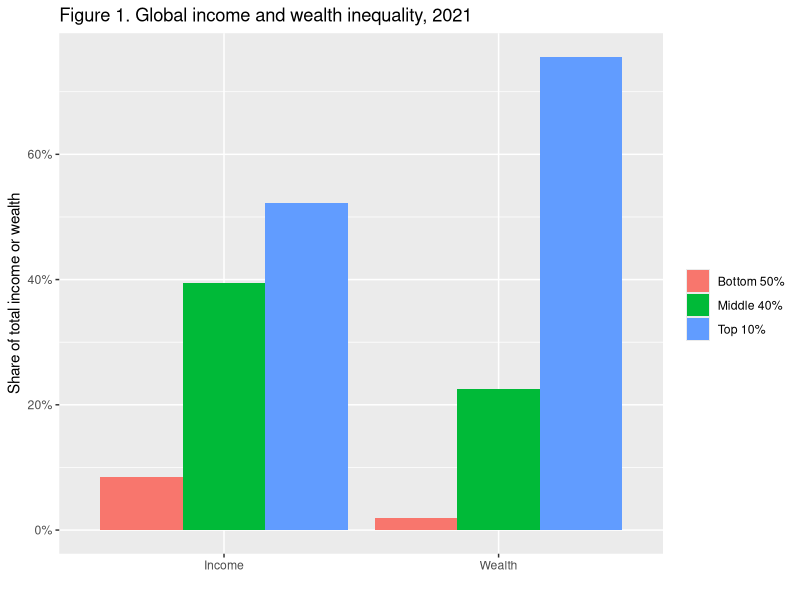
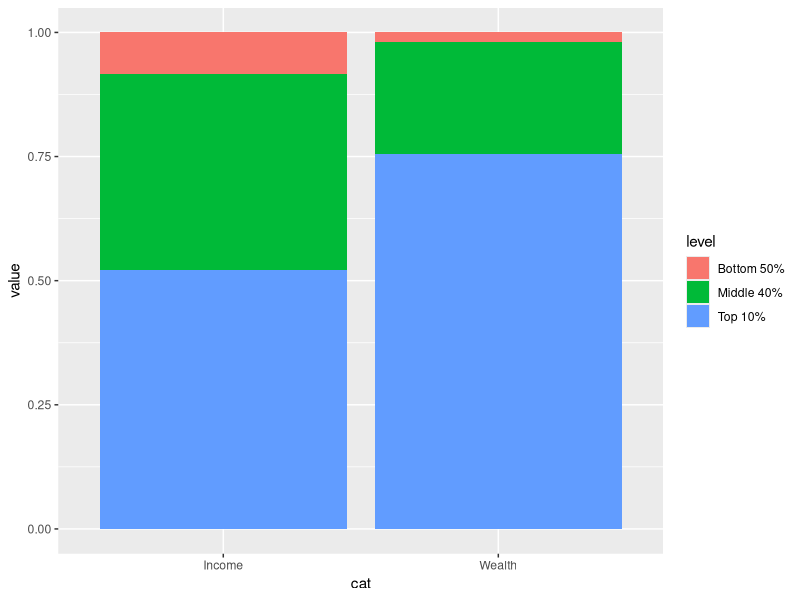
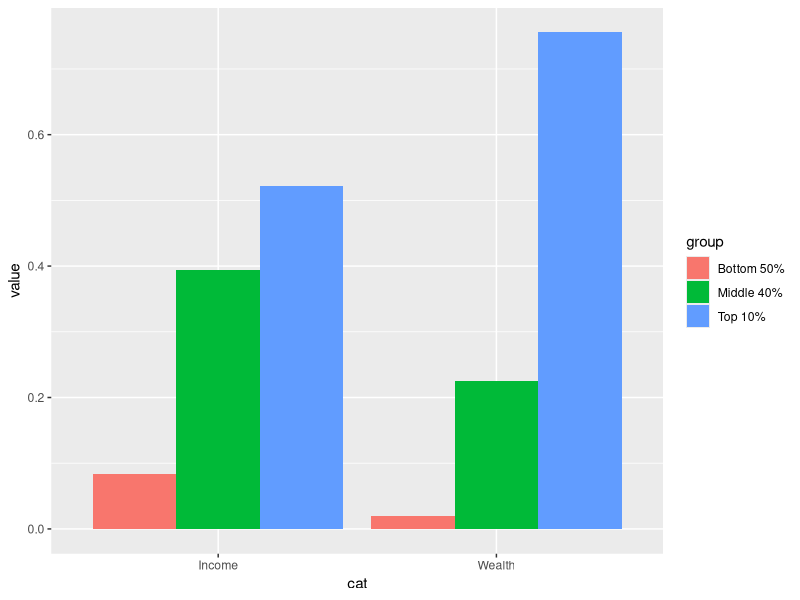
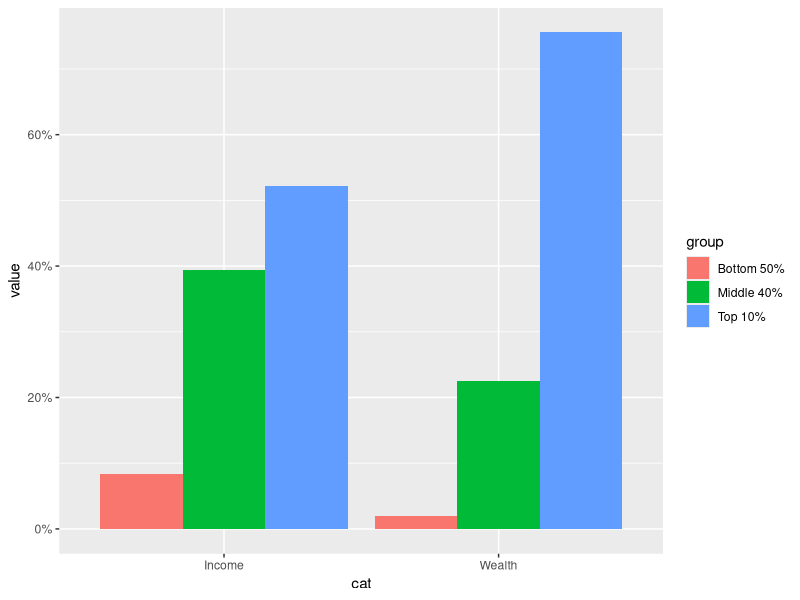
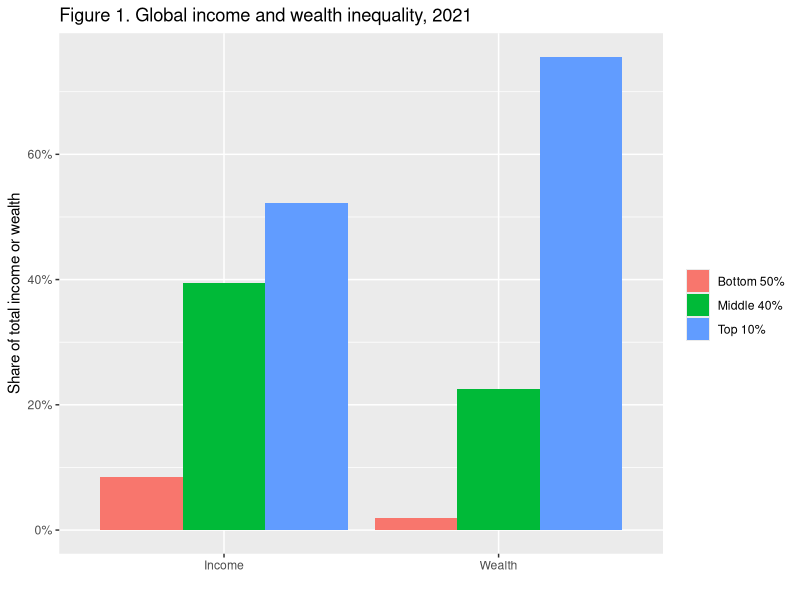
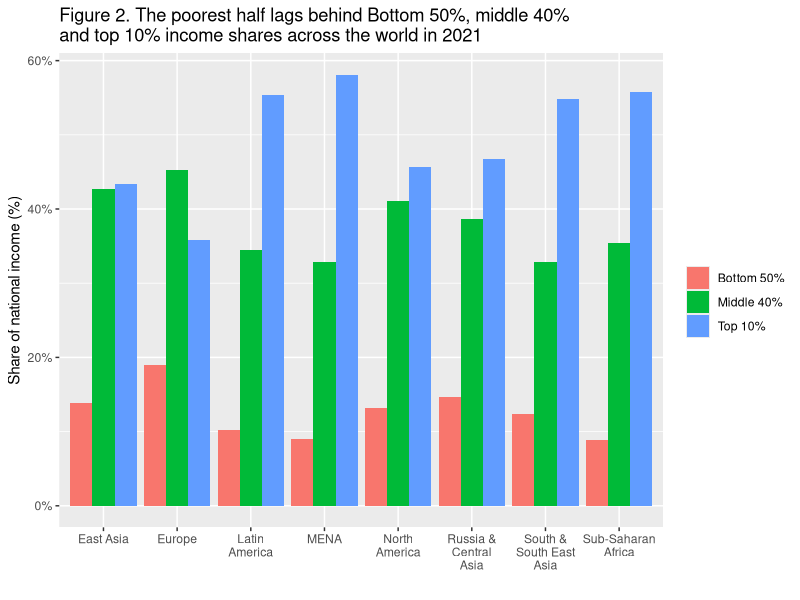
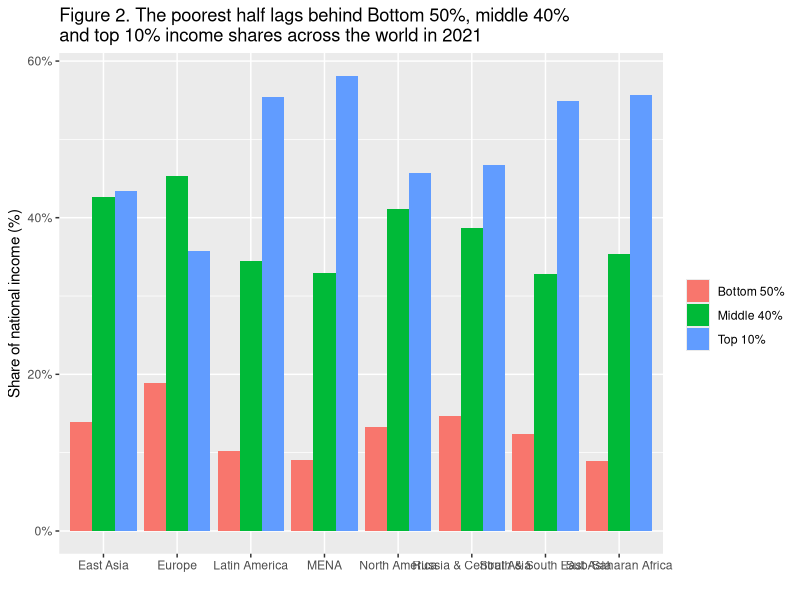
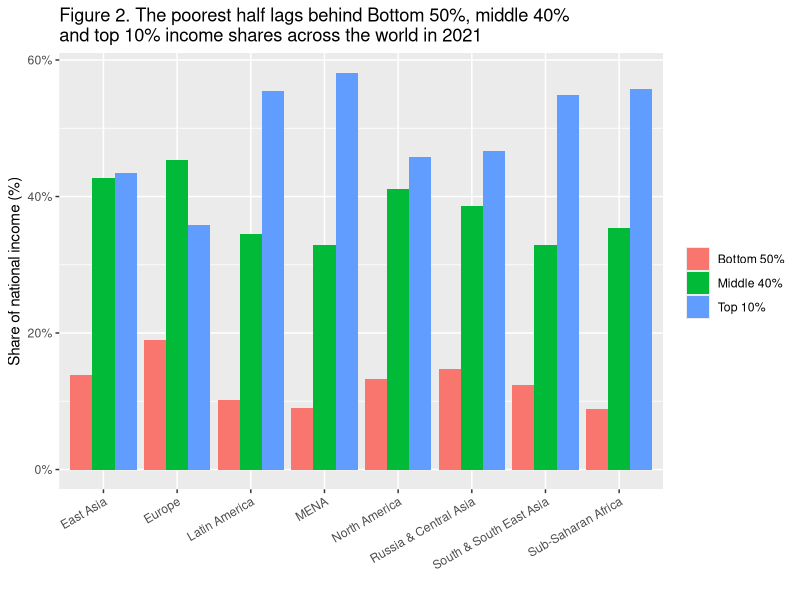

Recreate these plots in R, in order. (Note: this script raises an error after producing the figures.)
## ---- chunk 1
library(tidyverse)
library(readxl)
## ---- chunk 2
summary_sheets <- excel_sheets("data/WIR2022TablesFigures-Summary.xlsx")
summary_sheets
## ---- chunk 3
df_index <- read_excel("data/WIR2022TablesFigures-Summary.xlsx", sheet = "Index")
df_index
## ---- chunk 4
df_f1 <- read_excel("data/WIR2022TablesFigures-Summary.xlsx", sheet = "data-F1")
df_f1
## ---- chunk 5
df_f1 %>% select(cat = ...1, 2:4) %>%
  pivot_longer(2:4, names_to = "group", values_to = "value") %>%
  ggplot(aes(x = cat, y = value, fill = group)) +
  geom_col(position = "dodge") + 
  scale_y_continuous(labels = scales::percent_format(accuracy = 1)) +
  labs(title = "Figure 1. Global income and wealth inequality, 2021",
       x = "", y = "Share of total income or wealth", fill = "")
## ---- chunk 6
df_f1 %>% select(cat = ...1, 2:4) %>%
  pivot_longer(2:4, names_to = "group", values_to = "value")
## ---- chunk 7
df_f1 %>% select(cat = ...1, 2:4) %>%
  pivot_longer(2:4, names_to = "level", values_to = "value") %>%
  ggplot(aes(x = cat, y = value, fill = level)) +
  geom_col()
## ---- chunk 8
df_f1 %>% select(cat = ...1, 2:4) %>%
  pivot_longer(2:4, names_to = "group", values_to = "value") %>%
  ggplot(aes(x = cat, y = value, fill = group)) +
  geom_col(position = "dodge")
## ---- chunk 9
df_f1 %>% select(cat = ...1, 2:4) %>%
  pivot_longer(2:4, names_to = "group", values_to = "value") %>%
  ggplot(aes(x = cat, y = value, fill = group)) +
  geom_col(position = "dodge") + 
  scale_y_continuous(labels = scales::percent_format(accuracy = 1))
## ---- chunk 10
df_f1 %>% select(cat = ...1, 2:4) %>%
  pivot_longer(2:4, names_to = "group", values_to = "value") %>%
  ggplot(aes(x = cat, y = value, fill = group)) +
  geom_col(position = "dodge") + 
  scale_y_continuous(labels = scales::percent_format(accuracy = 1)) +
  labs(title = "Figure 1. Global income and wealth inequality, 2021",
       x = "", y = "Share of total income or wealth", fill = "")
## ---- chunk 11
df_f2 <- read_excel("data/WIR2022TablesFigures-Summary.xlsx", sheet = "data-F2")
df_f2
## ---- chunk 12
df_f2 %>% pivot_longer(3:5, names_to = "level", values_to = "value") %>%
  ggplot(aes(x = iso, y = value, fill = level)) +
  geom_col(position = "dodge") + 
  scale_x_discrete(labels = function(x) stringr::str_wrap(x, width = 10)) +
  scale_y_continuous(labels = scales::percent_format(accuracy = 1)) +
  labs(title = "Figure 2. The poorest half lags behind Bottom 50%, middle 40% \nand top 10% income shares across the world in 2021",
       x = "", y = "Share of national income (%)", fill = "")
## ---- chunk 13
df_f2 %>% pivot_longer(3:5, names_to = "level", values_to = "value")
## ---- chunk 14
df_f2 %>% pivot_longer(3:5, names_to = "level", values_to = "value") %>%
  ggplot(aes(x = iso, y = value, fill = level)) +
  geom_col(position = "dodge") + 
  scale_y_continuous(labels = scales::percent_format(accuracy = 1)) +
  labs(title = "Figure 2. The poorest half lags behind Bottom 50%, middle 40% \nand top 10% income shares across the world in 2021",
       x = "", y = "Share of national income (%)", fill = "")
## ---- chunk 15
df_f2 %>% pivot_longer(3:5, names_to = "level", values_to = "value") %>%
  ggplot(aes(x = iso, y = value, fill = level)) +
  geom_col(position = "dodge") + 
  theme(axis.text.x = element_text(angle = 30, vjust = 1, hjust=1)) + 
  scale_y_continuous(labels = scales::percent_format(accuracy = 1)) +
  labs(title = "Figure 2. The poorest half lags behind Bottom 50%, middle 40% \nand top 10% income shares across the world in 2021",
       x = "", y = "Share of national income (%)", fill = "")
## ---- chunk 16
df_f3 <- read_excel("data/WIR2022TablesFigures-Summary.xlsx", sheet = "data-F3")
df_f3
## ---- chunk 17
df_f4 <- read_excel("data/WIR2022TablesFigures-Summary.xlsx", sheet = "data-F4")
df_f4
## ---- chunk 18
df_f4 %>% pivot_longer(3:5, names_to = "level", values_to = "value") %>%
  ggplot(aes(x = iso, y = value, fill = level)) +
  geom_col(position = "dodge") + 
  scale_x_discrete(labels = function(x) stringr::str_wrap(x, width = 10)) +
  scale_y_continuous(labels = scales::percent_format(accuracy = 1)) +
  labs(title = "Figure 4. The extreme concentration of capital: \nwealth inequality across the world, 2021",
       x = "", y = "Share of national wealth (%)", fill = "")
## ---- chunk 19
df_f5 <- read_excel("data/WIR2022TablesFigures-Summary.xlsx", sheet = "data-F5")
df_f5
## ---- chunk 20
df_f5 %>% select(year = y, ratio = t10b50) %>%
  ggplot(aes(x = year, y = ratio)) + 
  lims(y = c(10,70)) + 
  stat_smooth(span = 0.25, se = FALSE) + 
  scale_x_continuous(breaks = round(seq(1820, 2020, by = 20),1)) + 
  labs(title = "Figure 5. Global income inequality:T10/B50 ratio, 1820-2020", 
       x = "", y = stringr::str_wrap("Ratio of top 10% average income to bottom 50% average income", width = 35)) +
  annotate("text", x = 1840, y = 32, label = stringr::str_wrap("1820: average income of the global top 10% is 18x higher than average income of the bottom 50%", width = 20), size = 3) + 
  annotate("text", x = 1910, y = 49, label = stringr::str_wrap("1910: average income of the global top 10% is 41x higher than average income of the bottom 50%", width = 20), size = 3) +
    annotate("text", x = 1980, y = 60, label = stringr::str_wrap("1980: average income of the global top 10% is 53x higher than average income of the bottom 50%", width = 20), size = 3) +
    annotate("text", x = 2010, y = 32, label = stringr::str_wrap("2020: average income of the global top 10% is 38x higher than average income of the bottom 50%", width = 20), size = 3)
## ---- chunk 21
df_f5 %>% select(year = y, ratio = t10b50) %>%
  ggplot(aes(x = year, y = ratio)) + 
  geom_line() +
  labs(title = "Figure 5. Global income inequality:T10/B50 ratio, 1820-2020", 
       x = "", y = stringr::str_wrap("Ratio of top 10% average income to bottom 50% average income", width = 35))
## ---- chunk 22
df_f5 %>% select(year = y, ratio = t10b50) %>%
  ggplot(aes(x = year, y = ratio)) +
  geom_line() +
  geom_smooth(method = "loess", se = FALSE) + 
  labs(title = "Figure 5. Global income inequality:", 
       subtitle = "T10/B50 ratio, 1820-2020",
       x = "", y = "Ratio of top 10% average income to bottom 50% average income")
## ---- chunk 23
df_f5 %>% select(year = y, ratio = t10b50) %>%
  ggplot(aes(x = year, y = ratio)) +
  stat_smooth(method = "gam", formula = y ~ s(x, k = 24), se = FALSE) + 
  scale_x_continuous(breaks = round(seq(min(df_f5$y), max(df_f5$y), by = 20),1)) + 
  labs(title = "Figure 5. Global income inequality:T10/B50 ratio, 1820-2020", 
       x = "", y = stringr::str_wrap("Ratio of top 10% average income to bottom 50% average income", width = 35))
## ---- chunk 24
df_f5 %>% select(year = y, ratio = t10b50) %>%
  ggplot(aes(x = year, y = ratio)) +
  geom_point() +
  geom_smooth(method = "lm", formula = y ~ poly(x, 6), se = FALSE) + 
  labs(title = "Figure 5. Global income inequality:", 
       subtitle = "T10/B50 ratio, 1820-2020",
       x = "", y = stringr::str_wrap("Ratio of top 10% average income to bottom 50% average income", width = 35))
## ---- chunk 25
df_f6 <- read_excel("data/WIR2022TablesFigures-Summary.xlsx", sheet = "data-F6")
df_f6
## ---- chunk 26
df_f6 %>% select(year = "...1", 2:3) %>%
  pivot_longer(cols = 2:3, names_to = "type", values_to = "value") %>%
  mutate(types = factor(type, levels = c("Within-country inequality", "Between-country inequality"))) %>%
  ggplot(aes(x = year, y = value, fill = types)) +
  geom_area() +
  scale_y_continuous(labels = scales::percent_format(accuracy = 1)) +
  scale_x_continuous(breaks = round(seq(1820, 2020, by = 20),1)) + 
  scale_fill_manual(values=rev(scales::hue_pal()(2)), labels = function(x) str_wrap(x, width = 15)) +
  labs(title = "Figure 6. Global income inequality: \nBetween vs. within country inequality (Theil index), 1820-2020",
       x = "", y = "Share of global inequality (% of total Theil index)", fill = "") + 
  annotate("text", x = 1850, y = 0.28, label = stringr::str_wrap("1820: Between country inequality represents 11% of global inequality", width = 20), size = 3) + 
  annotate("text", x = 1980, y = 0.70, label = stringr::str_wrap("1980: Between country inequality represents 57% of global inequality", width = 20), size = 3) +
    annotate("text", x = 1990, y = 0.30, label = stringr::str_wrap("2020: Between country inequality represents 32% of global inequality", width = 20), size = 3)
## ---- chunk 27
df_f6 %>% select(year = "...1", 2:3) %>%
  pivot_longer(cols = 2:3, names_to = "type", values_to = "value") %>%
  mutate(types = factor(type, levels = c("Within-country inequality", "Between-country inequality"))) %>%
  ggplot(aes(x = year, y = value, fill = types)) +
  geom_area() +
  scale_y_continuous(labels = scales::percent_format(accuracy = 1)) +
  scale_x_continuous(breaks = round(seq(1820, 2020, by = 20),1)) + 
  scale_fill_manual(values=rev(scales::hue_pal()(2))) +
  labs(title = "Figure 6. Global income inequality: \nBetween vs. within country inequality (Theil index), 1820-2020",
       x = "", y = "Share of global inequality (% of total Theil index)", fill = "") + 
  annotate("text", x = 1850, y = 0.28, label = stringr::str_wrap("1820: Between country inequality represents 11% of global inequality", width = 20), size = 3) + 
  annotate("text", x = 1980, y = 0.70, label = stringr::str_wrap("1980: Between country inequality represents 57% of global inequality", width = 20), size = 3) +
    annotate("text", x = 1990, y = 0.30, label = stringr::str_wrap("2020: Between country inequality represents 32% of global inequality", width = 20), size = 3) +
  theme(legend.position="bottom")
## ---- chunk 28
df_f6 %>% select(year = "...1", 2:3) %>%
  pivot_longer(cols = 2:3, names_to = "type", values_to = "value") %>%
  ggplot(aes(x = year, y = value, fill = type)) +
  geom_area() +
  scale_y_continuous(labels = scales::percent_format(accuracy = 1)) +
  labs(title = "Figure 6. Global income inequality: \nBetween vs. within country inequality (Theil index), 1820-2020",
       x = "", y = "Share of global inequality (% of total Theil index)")
## ---- chunk 29
df_f6 %>% select(year = "...1", 2:3) %>%
  pivot_longer(cols = 2:3, names_to = "type", values_to = "value") %>%
  mutate(types = factor(type, levels = c("Within-country inequality", "Between-country inequality"))) %>%
  ggplot(aes(x = year, y = value, fill = types)) +
  geom_area() +
  scale_y_continuous(labels = scales::percent_format(accuracy = 1)) +
  scale_x_continuous(breaks = round(seq(1820, 2020, by = 20),1)) + 
  scale_fill_manual(values=rev(scales::hue_pal()(2)), labels = function(x) str_wrap(x, width = 15)) +
  labs(title = "Figure 6. Global income inequality: \nBetween vs. within country inequality (Theil index), 1820-2020",
       x = "", y = "Share of global inequality (% of total Theil index)", fill = "")
## ---- chunk 30
df_f7 <- read_excel("data/WIR2022TablesFigures-Summary.xlsx", sheet = "data-F7")
df_f7
## ---- chunk 31
df_f7 %>% select(year = y, 2:4) %>%
  pivot_longer(cols = 2:4, names_to = "type", values_to = "value") %>%
  ggplot(aes(x = year, y = value, color = type)) +
  stat_smooth(span = 0.25, se = FALSE) +
  scale_x_continuous(breaks = round(seq(1820, 2020, by = 20),1)) +
  scale_y_continuous(labels = scales::percent_format(accuracy = 1)) +
  labs(title = "Figure 7. Global income inequality, 1820-2020", 
       x = "", y = " Share of total world income (%)", color = "") +
  annotate("text", x = 1980, y = 0.20, label = stringr::str_wrap("The global bottom 50% income share remains historically low despite growth in the emerging world in the past decades.", width = 30), size = 3)
## ---- chunk 32
df_f7 %>% select(year = y, 2:4) %>%
  pivot_longer(cols = 2:4, names_to = "type", values_to = "value") 
## ---- chunk 33
df_f7 %>% select(year = y, 2:4) %>%
  pivot_longer(cols = 2:4, names_to = "type", values_to = "value") %>%
  ggplot(aes(x = year, y = value, color = type)) +
  stat_smooth(span = 0.25, se = FALSE) +
  scale_x_continuous(breaks = round(seq(1820, 2020, by = 20),1)) +
  scale_y_continuous(labels = scales::percent_format(accuracy = 1)) +
  labs(title = "Figure 7. Global income inequality, 1820-2020", 
       x = "", y = " Share of total world income (%)", color = "")
## ---- chunk 34
df_f8 <- read_excel("data/WIR2022TablesFigures-Summary.xlsx", sheet = "data-F8")
df_f8
## ---- chunk 35
df_f8 %>% 
  select(year, Germany_public = Germany, Germany_private = 'Germany (private)', 
         Spain_public = Spain, Spain_private = 'Spain (private)', 
         France_public = France, France_private = 'France (private)', 
         UK_public  = UK, UK_private = 'UK (private)', 
         Japan_public = Japan, Japan_private = 'Japan (private)', 
         Norway_public = Norway, Norway_private = 'Norway (private)',
         USA_public = USA, USA_private = 'USA (private)') %>%
  pivot_longer(!year, names_to = c("country",".value"), names_sep = "_") %>%
  pivot_longer(3:4, names_to = "type", values_to = "value") %>%
  ggplot() +
  stat_smooth(aes(x = year, y = value, color = country, linetype = type), span = 0.25, se = FALSE, size=0.75) +
  scale_y_continuous(labels = scales::percent_format(accuracy = 1)) +
  labs(title = "Figure 8. The rise of private versus the decline of public wealth in rich countries, 1970-2020", 
       x = "", y = "wealth as as % of national income", color = "", type = "")
## ---- chunk 36
df_f8 %>% 
  select(year, Germany_public = Germany, Germany_private = 'Germany (private)', 
         Spain_public = Spain, Spain_private = 'Spain (private)', 
         France_public = France, France_private = 'France (private)', 
         UK_public  = UK, UK_private = 'UK (private)', 
         Japan_public = Japan, Japan_private = 'Japan (private)', 
         Norway_public = Norway, Norway_private = 'Norway (private)',
         USA_public = USA, USA_private = 'USA (private)') 
## ---- chunk 37
df_f8 %>% 
  select(year, Germany_public = Germany, Germany_private = 'Germany (private)', 
         Spain_public = Spain, Spain_private = 'Spain (private)', 
         France_public = France, France_private = 'France (private)', 
         UK_public  = UK, UK_private = 'UK (private)', 
         Japan_public = Japan, Japan_private = 'Japan (private)', 
         Norway_public = Norway, Norway_private = 'Norway (private)',
         USA_public = USA, USA_private = 'USA (private)') %>%
  pivot_longer(!year, names_to = c("country",".value"), names_sep = "_") 
## ---- chunk 38
df_f8 %>% 
  select(year, Germany_public = Germany, Germany_private = 'Germany (private)', 
         Spain_public = Spain, Spain_private = 'Spain (private)', 
         France_public = France, France_private = 'France (private)', 
         UK_public  = UK, UK_private = 'UK (private)', 
         Japan_public = Japan, Japan_private = 'Japan (private)', 
         Norway_public = Norway, Norway_private = 'Norway (private)',
         USA_public = USA, USA_private = 'USA (private)') %>%
  pivot_longer(!year, names_to = c("country",".value"), names_sep = "_") %>%
  pivot_longer(3:4, names_to = "type", values_to = "value")
## ---- chunk 39
df_f8 %>% 
  select(year, Germany_public = Germany, Germany_private = 'Germany (private)', 
         Spain_public = Spain, Spain_private = 'Spain (private)', 
         France_public = France, France_private = 'France (private)', 
         UK_public  = UK, UK_private = 'UK (private)', 
         Japan_public = Japan, Japan_private = 'Japan (private)', 
         Norway_public = Norway, Norway_private = 'Norway (private)',
         USA_public = USA, USA_private = 'USA (private)') %>%
  pivot_longer(!year, names_to = c("country",".value"), names_sep = "_") %>%
  pivot_longer(3:4, names_to = "type", values_to = "value") %>%
  ggplot() +
  stat_smooth(aes(x = year, y = value, color = country, linetype = type), span = 0.25, se = FALSE)
## ---- chunk 40
df_f8 %>% 
  select(year, Germany_public = Germany, Germany_private = 'Germany (private)', 
         Spain_public = Spain, Spain_private = 'Spain (private)', 
         France_public = France, France_private = 'France (private)', 
         UK_public  = UK, UK_private = 'UK (private)', 
         Japan_public = Japan, Japan_private = 'Japan (private)', 
         Norway_public = Norway, Norway_private = 'Norway (private)',
         USA_public = USA, USA_private = 'USA (private)') %>%
  pivot_longer(!year, names_to = c("country",".value"), names_sep = "_") %>%
  pivot_longer(3:4, names_to = "type", values_to = "value") %>%
  ggplot() +
  stat_smooth(aes(x = year, y = value, color = country, linetype = type), span = 0.25, se = FALSE, size=0.75) +
  scale_y_continuous(labels = scales::percent_format(accuracy = 1)) +
  labs(title = "Figure 8. The rise of private versus the decline of public wealth in rich countries, 1970-2020", 
       x = "", y = "wealth as as % of national income", color = "", type = "")
## ---- chunk 41
df_f8 %>% 
  pivot_longer(!year, names_to = "group", values_to = "value") %>%
  ggplot() +
  stat_smooth(aes(x = year, y = value, color = group), span = 0.25, se = FALSE, size=0.75) +
  scale_y_continuous(labels = scales::percent_format(accuracy = 1)) +
  labs(title = "Figure 8. The rise of private versus the decline of public wealth in rich countries, 1970-2020", 
       x = "", y = "wealth as as % of national income", color = "")
## ---- chunk 42
df_f9 <- read_excel("data/WIR2022TablesFigures-Summary.xlsx", sheet = "data-F9")
df_f9
## ---- chunk 43
df_f9 %>% select(p, wealth = 'Wealth growth 1995-2021') %>%
  ggplot() +
  stat_smooth(aes(x = p, y = wealth), span = 0.25, se = FALSE) +
#  scale_x_continuous(breaks = round(c(seq(0, 90, by = 10), 99.9, 99.99, 99.999,3))) +
  scale_y_continuous(labels = scales::percent_format(accuracy = 1)) +
  labs(title = "Figure 9. Average annual wealth growth rate, 1995-2021", 
       x = "←1% poorest                               Global wealth group                                 0.001% richest→", y = "Per adult annual growth rate in wealth, net of inflation (%)", color = "")
## ---- chunk 44
df_f10 <- read_excel("data/WIR2022TablesFigures-Summary.xlsx", sheet = "data-F10")
df_f10
## ---- chunk 45
df_f10 %>% 
  select(year, "Global Billionaire Wealth" = bn_hhweal, "Top 0.01%" = top0.1_hhweal) %>%
  pivot_longer(!year, names_to = "group",".value", values_to = "value") %>%
  ggplot() +
  stat_smooth(aes(x = year, y = value, color = group), span = 0.25, se = FALSE) +
  scale_x_continuous(breaks = round(seq(1995, 2020, by = 5),1)) +
  scale_y_continuous(labels = scales::percent_format(accuracy = 1)) +
  scale_color_manual(values=rev(scales::hue_pal()(2))) +
  labs(title = "Figure 10. Extreme wealth inequality: \nthe rise of global billionaires and top 0.01%, 1995-2021", 
       x = "", y = "Share of total household wealth (%)", color = "")
## ---- chunk 46
df_f10 %>% 
  select(year, "Global Billionaire Wealth" = bn_hhweal, "Top 0.01%" = top0.1_hhweal) %>%
  pivot_longer(!year, names_to = "group",".value", values_to = "value")
## ---- chunk 47
df_f10 %>% 
  select(year, "Global Billionaire Wealth" = bn_hhweal, "Top 0.01%" = top0.1_hhweal) %>%
  pivot_longer(!year, names_to = "group",".value", values_to = "value") %>%
  ggplot() +
  stat_smooth(aes(x = year, y = value, color = group), span = 0.25, se = FALSE) +
  scale_x_continuous(breaks = round(seq(1995, 2020, by = 5),1)) +
  scale_y_continuous(labels = scales::percent_format(accuracy = 1)) +
  labs(title = "Figure 10. Extreme wealth inequality: \nthe rise of global billionaires and top 0.01%, 1995-2021", 
       x = "", y = "Share of total household wealth (%)", color = "")
## ---- chunk 48
df_f10 %>% 
  select(year, "Global Billionaire Wealth" = bn_hhweal, "Top 0.01%" = top0.1_hhweal) %>%
  pivot_longer(!year, names_to = "group",".value", values_to = "value") %>%
  ggplot() +
  stat_smooth(aes(x = year, y = value, color = group), span = 0.25, se = FALSE) +
  scale_x_continuous(breaks = round(seq(1995, 2020, by = 5),1)) +
  scale_y_continuous(labels = scales::percent_format(accuracy = 1)) +
  scale_color_manual(values=rev(scales::hue_pal()(2))) +
  labs(title = "Figure 10. Extreme wealth inequality: \nthe rise of global billionaires and top 0.01%, 1995-2021", 
       x = "", y = "Share of total household wealth (%)", color = "")
## ---- chunk 49
df_f11 <- read_excel("data/WIR2022TablesFigures-Summary.xlsx", sheet = "data-F11")
df_f11
## ---- chunk 50
df_f11 %>% 
  rename(!year, US_bot50 = USbot50, US_top1 = UStop1, EU_bot50 = EUbot50, EU_top1 = EUtop1) %>%
  pivot_longer(!year, names_to = c("group",".value"), names_sep = "_") %>%
  pivot_longer(3:4, names_to = "type", values_to = "value") %>%
  ggplot() +
  stat_smooth(aes(x = year, y = value, color = group, linetype = type), span = 0.25, se = FALSE) +
  scale_x_continuous(breaks = round(seq(1910, 2020, by = 10),1)) +
  scale_y_continuous(labels = scales::percent_format(accuracy = 1)) +
  labs(title = "Figure 11. Top 1% vs bottom 50% wealth shares \n in Western Europe and the US, 1910-2020", 
       x = "", y = "Share of total personal wealth (%)", color = "", linetype = "") +
  scale_linetype_manual(values = c("dotted","solid")) +
  annotate("text", x = 2000, y = 0.50, label = stringr::str_wrap("Wealth inequality has been rising at different speeds after a historical decline. The bottom 50% has always been extremely low.", width = 30), size = 3)
## ---- chunk 51
df_f11 %>% 
  rename(!year, US_bot50 = USbot50, US_top1 = UStop1, EU_bot50 = EUbot50, EU_top1 = EUtop1) %>%
  pivot_longer(!year, names_to = c("group",".value"), names_sep = "_")
## ---- chunk 52
df_f11 %>% 
  rename(!year, US_bot50 = USbot50, US_top1 = UStop1, EU_bot50 = EUbot50, EU_top1 = EUtop1) %>%
  pivot_longer(!year, names_to = c("group",".value"), names_sep = "_") %>%
  ggplot() +
  stat_smooth(aes(x = year, y = top1, color = group), span = 0.25, se = FALSE) +
  stat_smooth(aes(x = year, y = bot50, color = group), span = 0.25, se = FALSE, linetype = 2) +
  scale_x_continuous(breaks = round(seq(1910, 2020, by = 10),1)) +
  scale_y_continuous(labels = scales::percent_format(accuracy = 1)) +
  labs(title = "Figure 11. Top 1% vs bottom 50% wealth shares \n in Western Europe and the US, 1910-2020", 
       x = "", y = "Share of total personal wealth (%)", color = "") +
  annotate("text", x = 2000, y = 0.50, label = stringr::str_wrap("Wealth inequality has been rising at different speeds after a historical decline. The bottom 50% has always been extremely low.", width = 30), size = 3)
## ---- chunk 53
df_f11 %>% 
  rename(!year, US_bot50 = USbot50, US_top1 = UStop1, EU_bot50 = EUbot50, EU_top1 = EUtop1) %>%
  pivot_longer(!year, names_to = c("group",".value"), names_sep = "_") %>%
  pivot_longer(3:4, names_to = "type", values_to = "value") %>%
  ggplot() +
  stat_smooth(aes(x = year, y = value, color = group, linetype = type), span = 0.25, se = FALSE) +
  scale_x_continuous(breaks = round(seq(1910, 2020, by = 10),1)) +
  scale_y_continuous(labels = scales::percent_format(accuracy = 1)) +
  labs(title = "Figure 11. Top 1% vs bottom 50% wealth shares \n in Western Europe and the US, 1910-2020", 
       x = "", y = "Share of total personal wealth (%)", color = "", linetype = "") +
  annotate("text", x = 2000, y = 0.50, label = stringr::str_wrap("Wealth inequality has been rising at different speeds after a historical decline. The bottom 50% has always been extremely low.", width = 30), size = 3)
## ---- chunk 54
df_f11 %>% 
  rename(!year, US_bot50 = USbot50, US_top1 = UStop1, EU_bot50 = EUbot50, EU_top1 = EUtop1) %>%
  pivot_longer(!year, names_to = c("group",".value"), names_sep = "_") %>%
  pivot_longer(3:4, names_to = "type", values_to = "value") %>%
  ggplot() +
  stat_smooth(aes(x = year, y = value, color = group, linetype = type), span = 0.25, se = FALSE) +
  scale_x_continuous(breaks = round(seq(1910, 2020, by = 10),1)) +
  scale_y_continuous(labels = scales::percent_format(accuracy = 1)) +
  labs(title = "Figure 11. Top 1% vs bottom 50% wealth shares \n in Western Europe and the US, 1910-2020", 
       x = "", y = "Share of total personal wealth (%)", color = "", linetype = "") +
  scale_linetype_manual(values = c("dotted","solid")) +
  annotate("text", x = 2000, y = 0.50, label = stringr::str_wrap("Wealth inequality has been rising at different speeds after a historical decline. The bottom 50% has always been extremely low.", width = 30), size = 3)
## ---- chunk 55
df_f12 <- read_excel("data/WIR2022TablesFigures-Summary.xlsx", sheet = "data-F12")
df_f12
## ---- chunk 56
df_f12 %>% 
  select(year = "Data needs to be updated", value = ...2) %>%
  filter(!is.na(year)) %>%
  ggplot(aes(x = year, y = value)) +
  geom_col(width = 0.5, fill = scales::hue_pal()(2)[2]) +
  geom_hline(yintercept = 0.5, linetype = 2, colour = scales::hue_pal()(2)[1]) +
  scale_y_continuous(labels = scales::percent_format(accuracy = 1)) +
  labs(title = "Figure 12. Female share in global labor incomes, 1990-2020", 
        x = "", y = "") +
  annotate("text", x = 1, y = 0.48, label = "Gender parity", size = 3) +
  annotate("text", x = 5.2, y = 0.47, label = stringr::str_wrap("Women make only 35% of global labor incomes, men make the remaining  65%.", width = 40), size = 3)
## ---- chunk 57
df_f12 %>% 
  select(year = "Data needs to be updated", value = ...2) %>%
  filter(!is.na(year))
## ---- chunk 58
df_f12 %>% 
  select(year = "Data needs to be updated", value = ...2) %>%
  filter(!is.na(year)) %>%
  ggplot(aes(x = year, y = value)) +
  geom_col(width = 0.5, fill = scales::hue_pal()(2)[2]) +
  geom_hline(yintercept = 0.5, linetype = 2, colour = scales::hue_pal()(2)[1]) +
  scale_y_continuous(labels = scales::percent_format(accuracy = 1)) +
  labs(title = "Figure 12. Female share in global labor incomes, 1990-2020", 
        x = "", y = "") +
  annotate("text", x = 1, y = 0.48, label = "Gender parity", size = 3) +
  annotate("text", x = 5.2, y = 0.47, label = stringr::str_wrap("Women make only 35% of global labor incomes, men make the remaining  65%.", width = 40), size = 3)
## ---- chunk 59
df_f13 <- read_excel("data/WIR2022TablesFigures-Summary.xlsx", sheet = "data-F13.")
df_f13
## ---- chunk 60
df_f13 %>% pivot_longer(2:9, names_to = "region", values_to = "value") %>%
  ggplot(aes(x = region, y = value, fill = ...1)) +
  geom_col(position = "dodge") + 
  geom_hline(yintercept = 0.5, linetype = 2, colour = "red") +
  scale_x_discrete(labels = function(x) stringr::str_wrap(x, width = 12)) +
  scale_y_continuous(labels = scales::percent_format(accuracy = 1)) +
  labs(title = "Figure 13. Female labor income share across the world, 1990-2020", 
        x = "", y = "", fill = "") +
  annotate("text", x = 1.2, y = 0.48, label = "Gender parity", size = 3)
## ---- chunk 61
df_f14 <- read_excel("data/WIR2022TablesFigures-Summary.xlsx", sheet = "data-F14.")
df_f14
## ---- chunk 62
df_f14 %>% 
  ggplot(aes(x = Group, y = Share)) +
  geom_col(width = 0.5, fill = scales::hue_pal()(1)[1]) + 
  scale_y_continuous(labels = scales::percent_format(accuracy = 1)) +
  labs(title = "Figure 14. Global carbon inequality, \n2019 Group contribution to world emissions (%)", 
       x = "", y = "Share of world emissions (%)")
## ---- chunk 63
df_f15 <- read_excel("data/WIR2022TablesFigures-Summary.xlsx", sheet = "data-F15")
df_f15
## ---- chunk 64
df_f15 %>% mutate(region = rep(regionWID[!is.na(regionWID)], each = 3)) %>%
  select(region, group, tcap) %>%
  ggplot(aes(x = region, y = tcap, fill = group)) +
  geom_col(position = "dodge") + 
  scale_x_discrete(labels = function(x) stringr::str_wrap(x, width = 10)) +
  labs(title = "Figure 15 Per capita emissions across the world, 2019", 
       x = "", y = "tonnes of CO2e per person per year", fill = "")
## ---- chunk 65
region_test <- rep(df_f15$regionWID[!is.na(df_f15$regionWID)], each = 3)
region_test
## ---- chunk 66
df_f15 %>% mutate(region = rep(regionWID[!is.na(regionWID)], each = 3))
## ---- chunk 67
df_f15 %>% mutate(region = rep(regionWID[!is.na(regionWID)], each = 3)) %>%
  select(region, group, tcap)
## ---- chunk 68
df_f15 %>% mutate(region = rep(regionWID[!is.na(regionWID)], each = 3)) %>%
  select(region, group, tcap) %>%
  ggplot(aes(x = region, y = tcap, fill = group)) +
  geom_col(position = "dodge") + 
  scale_x_discrete(labels = function(x) stringr::str_wrap(x, width = 10)) +
  labs(title = "Figure 15 Per capita emissions across the world, 2019", 
       x = "", y = "tonnes of CO2e per person per year", fill = "")
## ---- chunk 69
df_t1 <- read_excel("data/WIR2022TablesFigures-Summary.xlsx", 
                    sheet = "T1", skip = 4, n_max = 7)
df_t1
